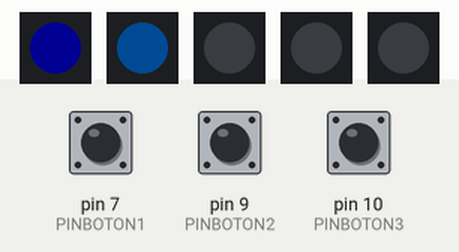
This sketch was run on a simulated Arduino Uno, built with avr-gcc and run on an emulated ATmega328P. Shown: 5 × 1 RGB LEDs in strip order, left to right. The test bench sets the inputs (shaded band); at power-on: pin 9 (PINBOTON2) HIGH, pin 7 (PINBOTON1) HIGH, pin 10 (PINBOTON3) HIGH. Dim RGB values are drawn brighter than linear.

Above: at 1.25 s.
1.3 s: pin 9 (PINBOTON2) pulled LOW for 3.2 s
At 5.26 s:
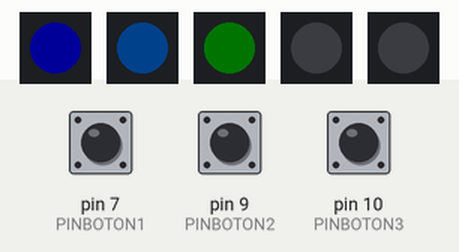
7.4 s: pin 7 (PINBOTON1) pulled LOW for 0.15 s
At 8.35 s:
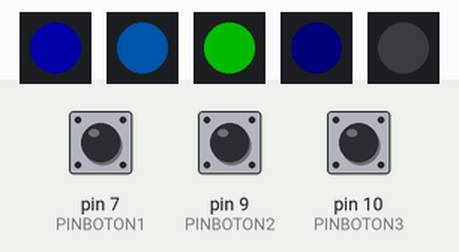
10.5 s: pin 10 (PINBOTON3) pulled LOW for 0.15 s
At 11.45 s:
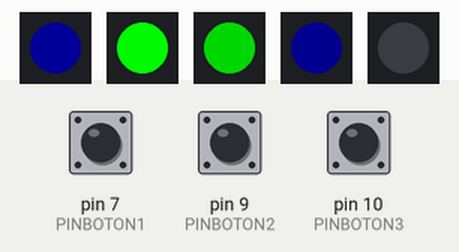
13.6 s: pin 9 (PINBOTON2) pulled LOW for 0.15 s
At 14.25 s:
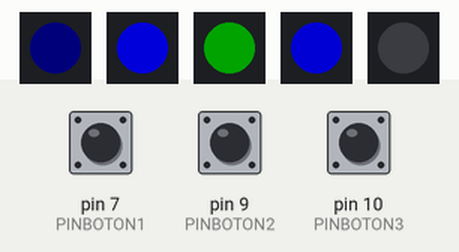
16.6 s: pin 7 (PINBOTON1) pulled LOW for 1 s
At 17.75 s:
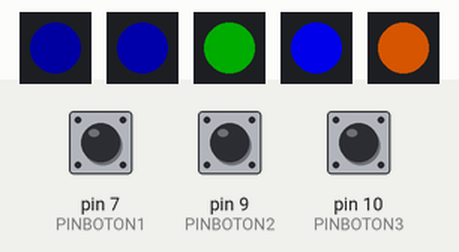
20.0 s: pin 10 (PINBOTON3) pulled LOW for 0.15 s
At 20.4 s:
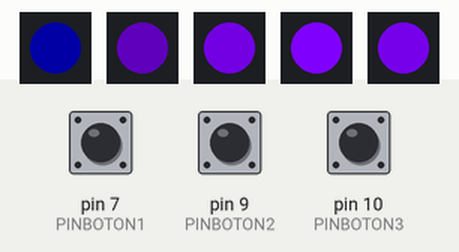
Timing chart, 0 to 26.5 s (numbered marks = the images above; inputs shaded):
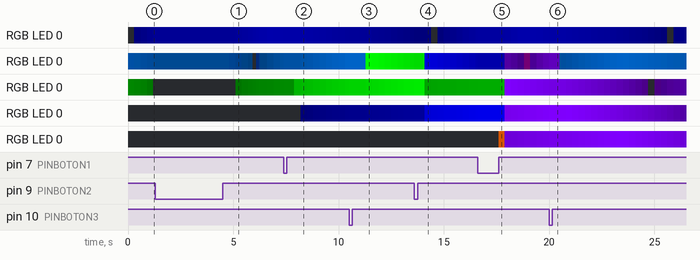

The sketch:

GuanteAmber_FINAL.ino
```cpp
#include <Adafruit_NeoPixel.h>


#define PINBOTON1 7
#define PINBOTON2 9
#define PINBOTON3 10


float patterns [] [3] = {
  { 0, 0, 50 },  // NUCLEO
  { 0, 50, 100 },  // PALMA
  { 0, 50, 0 },  // HABILIDAD 1
  { 0, 0, 50 },  // HABILIDAD 2
  { 255, 102, 0 },  // HABILIDAD 3
  { 128, 0, 255 },  // HABILIDAD 4
};
float patternsSEL [] [3] = {
  { 0, 255, 0 },  // HABILIDAD 1
  { 0, 0, 255 },  // HABILIDAD 2
  { 255, 128, 0 },  // HABILIDAD 3
};


const int pinBoton1 = PINBOTON1;
int estadoBoton1 = 0;
const int pinBoton2 = PINBOTON2;
int estadoBoton2 = 0;
const int pinBoton3 = PINBOTON3;
int estadoBoton3 = 0;

Adafruit_NeoPixel nucleoStrip = Adafruit_NeoPixel(1, 2, NEO_GRB + NEO_KHZ800);
Adafruit_NeoPixel palmaStrip = Adafruit_NeoPixel(1, 3, NEO_GRB + NEO_KHZ800);

Adafruit_NeoPixel habStrips[] = { Adafruit_NeoPixel(1, 6, NEO_GRB + NEO_KHZ800), Adafruit_NeoPixel(1, 5, NEO_GRB + NEO_KHZ800), Adafruit_NeoPixel(1, 4, NEO_GRB + NEO_KHZ800)};

int lastPressed = 0;

int contHabilidad = 0;
int contSel = 0;
bool atqNormal = true;

float brightness1 = 0;
bool brightness1Dir = false;

float brightness2 = 100;
bool brightness2Dir = false;

float brightness3 = 50;
bool brightness3Dir = false;

float brightness4 = 150;
bool brightness4Dir = false;

float brightness5 = 250;
bool brightness5Dir = false;

void setup() {
  Serial.begin(9600);

  pinMode(pinBoton1, INPUT_PULLUP);
  pinMode(pinBoton2, INPUT_PULLUP);
  pinMode(pinBoton3, INPUT_PULLUP);

  nucleoStrip.begin();
  palmaStrip.begin();
  habStrips[0].begin();
  habStrips[1].begin();
  habStrips[2].begin();
}

void loop() {
  //LUZ NUCLEO
  if(brightness1Dir){
      brightness1 += 0.1f;
  }else{
      brightness1 -= 0.05f;
  }
  if(brightness1 > 255){
    brightness1Dir = false;
  }else if(brightness1 < 0){
    brightness1Dir = true;
  }

  //LUZ PALMA
  if(brightness2Dir){
      brightness2 += 0.08f;
  }else{
      brightness2 -= 0.05f;
  }
  if(brightness2 > 255){
    brightness2Dir = false;
  }else if(brightness2 < 0){
    brightness2Dir = true;
  }

  //LUZ HAB1
  if(brightness3Dir){
      brightness3 += 0.03f;
  }else{
      brightness3 -= 0.05f;
  }
  if(brightness3 > 255){
    brightness3Dir = false;
  }else if(brightness3 < 0){
    brightness3Dir = true;
  }

  //LUZ HAB2
  if(brightness4Dir){
      brightness4 += 0.03f;
  }else{
      brightness4 -= 0.05f;
  }
  if(brightness4 > 255){
    brightness4Dir = false;
  }else if(brightness4 < 0){
    brightness4Dir = true;
  }

  //LUZ HAB3
  if(brightness5Dir){
      brightness5 += 0.03f;
  }else{
      brightness5 -= 0.05f;
  }
  if(brightness5 > 255){
    brightness5Dir = false;
  }else if(brightness5 < 0){
    brightness5Dir = true;
  }
  //------
  estadoBoton1 = digitalRead(pinBoton1);
  estadoBoton2 = digitalRead(pinBoton2);
  estadoBoton3 = digitalRead(pinBoton3);

  nucleoStrip.setPixelColor(0,patterns[0][0],patterns[0][1],patterns[0][2]);

if(contHabilidad == 0){
      contSel = 0;
      habStrips[0].setPixelColor(0,patterns[2][0],patterns[2][1],patterns[2][2]);
      if(atqNormal){
        palmaStrip.setPixelColor(0,patterns[1][0],patterns[1][1],patterns[1][2]);
      }else{
        palmaStrip.setPixelColor(0,patternsSEL[0][0],patternsSEL[0][1],patternsSEL[0][2]);
      }


      habStrips[1].setPixelColor(0,0,0,0);
      habStrips[2].setPixelColor(0,0,0,0);

    }else if(contHabilidad == 1){
      habStrips[2].setPixelColor(0,0,0,0);
      if(contSel >= 2){
        contSel = 0;
      }
      if(contSel == 0){
        habStrips[0].setPixelColor(0,patternsSEL[0][0],patternsSEL[0][1],patternsSEL[0][2]);
        habStrips[1].setPixelColor(0,patterns[3][0],patterns[3][1],patterns[3][2]);
      if(atqNormal){
        palmaStrip.setPixelColor(0,patterns[1][0],patterns[1][1],patterns[1][2]);
      }else{
        palmaStrip.setPixelColor(0,patternsSEL[0][0],patternsSEL[0][1],patternsSEL[0][2]);
      }
      }else if(contSel == 1){
        habStrips[0].setPixelColor(0,patterns[2][0],patterns[2][1],patterns[2][2]);
        habStrips[1].setPixelColor(0,patternsSEL[1][0],patternsSEL[1][1],patternsSEL[1][2]);
      if(atqNormal){
        palmaStrip.setPixelColor(0,patterns[1][0],patterns[1][1],patterns[1][2]);
      }else{
        palmaStrip.setPixelColor(0,patternsSEL[1][0],patternsSEL[1][1],patternsSEL[1][2]);
      }

      }
    }else if(contHabilidad == 2){
      if(contSel >=3){
        contSel = 0;
      }
      if(contSel == 0){
        habStrips[0].setPixelColor(0,patternsSEL[0][0],patternsSEL[0][1],patternsSEL[0][2]);
        habStrips[1].setPixelColor(0,patterns[3][0],patterns[3][1],patterns[3][2]);
        habStrips[2].setPixelColor(0,patterns[4][0],patterns[4][1],patterns[4][2]);
      if(atqNormal){
        palmaStrip.setPixelColor(0,patterns[1][0],patterns[1][1],patterns[1][2]);
      }else{
        palmaStrip.setPixelColor(0,patternsSEL[0][0],patternsSEL[0][1],patternsSEL[0][2]);
      }

      }else if(contSel == 1){
        habStrips[0].setPixelColor(0,patterns[2][0],patterns[2][1],patterns[2][2]);
        habStrips[1].setPixelColor(0,patternsSEL[1][0],patternsSEL[1][1],patternsSEL[1][2]);
        habStrips[2].setPixelColor(0,patterns[4][0],patterns[4][1],patterns[4][2]);
      if(atqNormal){
        palmaStrip.setPixelColor(0,patterns[1][0],patterns[1][1],patterns[1][2]);
      }else{
        palmaStrip.setPixelColor(0,patternsSEL[1][0],patternsSEL[1][1],patternsSEL[1][2]);
      }

      }else if(contSel == 2){
        habStrips[0].setPixelColor(0,patterns[2][0],patterns[2][1],patterns[2][2]);
        habStrips[1].setPixelColor(0,patterns[3][0],patterns[3][1],patterns[3][2]);
        habStrips[2].setPixelColor(0,patternsSEL[2][0],patternsSEL[2][1],patternsSEL[2][2]);
      if(atqNormal){
        palmaStrip.setPixelColor(0,patterns[1][0],patterns[1][1],patterns[1][2]);
      }else{
        palmaStrip.setPixelColor(0,patternsSEL[2][0],patternsSEL[2][1],patternsSEL[2][2]);
      }

      }
    }else if(contHabilidad == 3){
        habStrips[0].setPixelColor(0,patterns[5][0],patterns[5][1],patterns[5][2]);
        habStrips[1].setPixelColor(0,patterns[5][0],patterns[5][1],patterns[5][2]);
        habStrips[2].setPixelColor(0,patterns[5][0],patterns[5][1],patterns[5][2]);
       if(atqNormal){
        palmaStrip.setPixelColor(0,patterns[1][0],patterns[1][1],patterns[1][2]);
      }else{
        palmaStrip.setPixelColor(0,patterns[5][0],patterns[5][1],patterns[5][2]);
      }

    }


  if (estadoBoton1 == 0) {
    contarHabilidad();

  }else if (estadoBoton2 == 0) {
    delay(500);
    contSel++;
  }else  if(estadoBoton3 == 0){
    if(atqNormal){
      atqNormal=false;
    }else{
      atqNormal=true;
    }
    delay(500);
  }

  nucleoBrillo(brightness1);
  palmaBrillo(brightness2);
  palmaHab1(brightness3);
  palmaHab2(brightness4);
  palmaHab3(brightness5);

  habStrips[0].show();
  habStrips[1].show();
  habStrips[2].show();
  nucleoStrip.show();
  palmaStrip.show();
}

void nucleoBrillo(float brillo){
  nucleoStrip.setBrightness(brillo);
}
void palmaBrillo(float brillo){
  palmaStrip.setBrightness(brillo);
}
void palmaHab1(float brillo){
  habStrips[0].setBrightness(brillo);
}
void palmaHab2(float brillo){
  habStrips[1].setBrightness(brillo);
}
void palmaHab3(float brillo){
  habStrips[2].setBrightness(brillo);
}
void contarHabilidad(){
      contHabilidad++;

    if(contHabilidad > 3){
      contHabilidad = 0;
    }
    delay(500);
}
```
